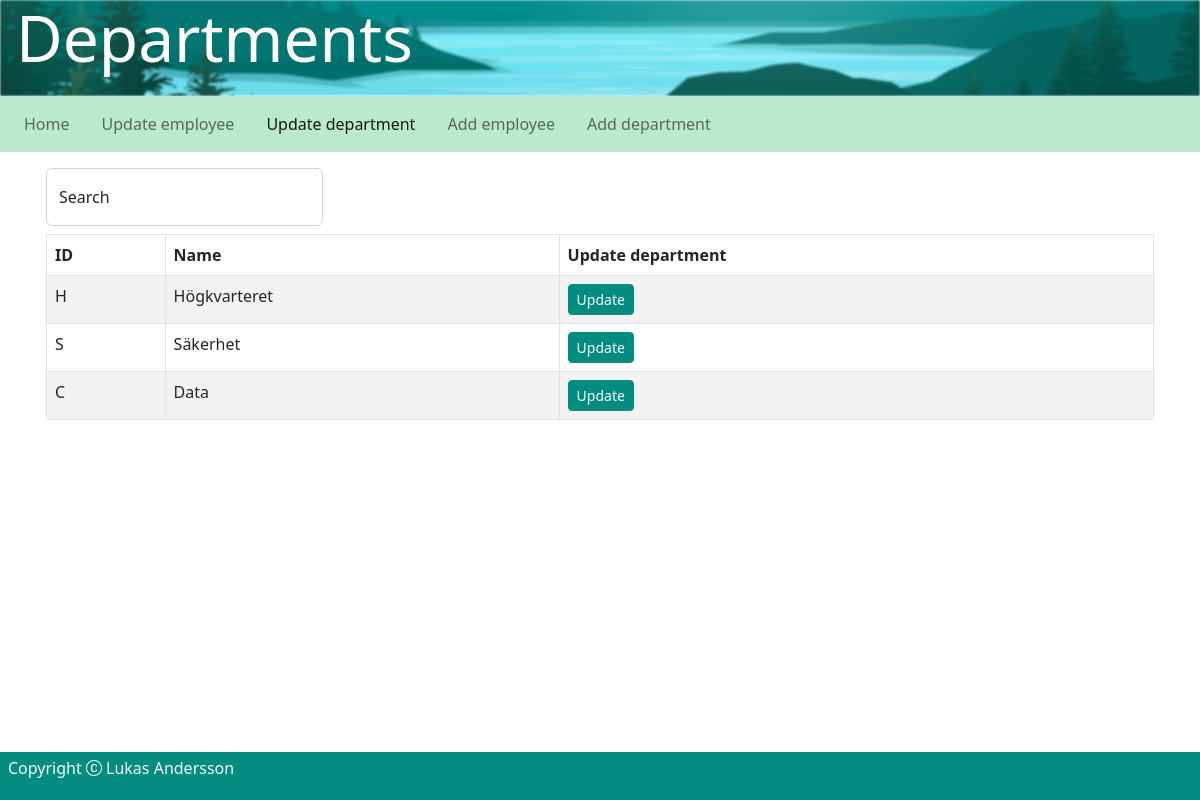
The page /departments on the database its author committed.
### tables this page shows
CREATE TABLE department(
        dept_id TEXT PRIMARY KEY,
        name TEXT
    );

### my_server/main/routes.py (the view)
@main.route('/departments', methods=['GET'])
def list_dept():
    departments = dbh.select_sql('name, dept_id', 'department')
    return render_template('list_dept.html', departments = departments)

### my_server/db_handler.py (called while the page is built)
def create_connection(db_file=DB_PATH):
    conn = None
    try:
        conn = sqlite3.connect(db_file)
    except sqlite3.Error as e:
        print(e)
    return conn

def select_sql(values, table):
    data = []
    command = f'SELECT {values} FROM {table}'
    conn = create_connection()
    cur = conn.cursor()
    try:
        output = cur.execute(command)
        data = output.fetchall()
    except Exception as e:
        print(e)
    conn.close()
    return data

### my_server/templates/list_dept.html (shortened to what this page needs)
{% extends 'base.html' %}
{% set doc_title = 'Departments' %}
{% set upd_dept_active = 'active' %}
{% block content %}
<div class="input-group w-25">
    <div class="form-floating mb-2">
        <input type="search" id="search1" class="form-control" placeholder="Search"/>
        <label class="form-label" for="search1">Search</label>
    </div>
</div>
<table class="table table-striped table-hover table-bordered" aria-label="Departments">
    <thead>
        <tr>
            <th>ID</th>
            <th>Name</th>
            <th>Update department</th>
        </tr>
    </thead>
    <tbody id="myTable">
        {% for department in departments %}
        <tr>
            <td>{{ department[1] }}</td>
            <td>{{ department[0] }}</td>
            <td><button class="btn btn-primary btn-sm update-btn" data-id="{{ department[1] }}">Update</button></td>
        </tr>
        {% endfor %}
    </tbody>
</table>
{% endblock content %}

### my_server/static/style.css (style rules this page uses)
:root { --teal: #038C7F; }
body { padding-bottom:4em; }
.btn-primary { background-color: var(--teal) !important; border-color: var(--teal) !important; }

### rows shown on the page
department: dept_id "H", name "Högkvarteret"
department: dept_id "S", name "Säkerhet"
department: dept_id "C", name "Data"
